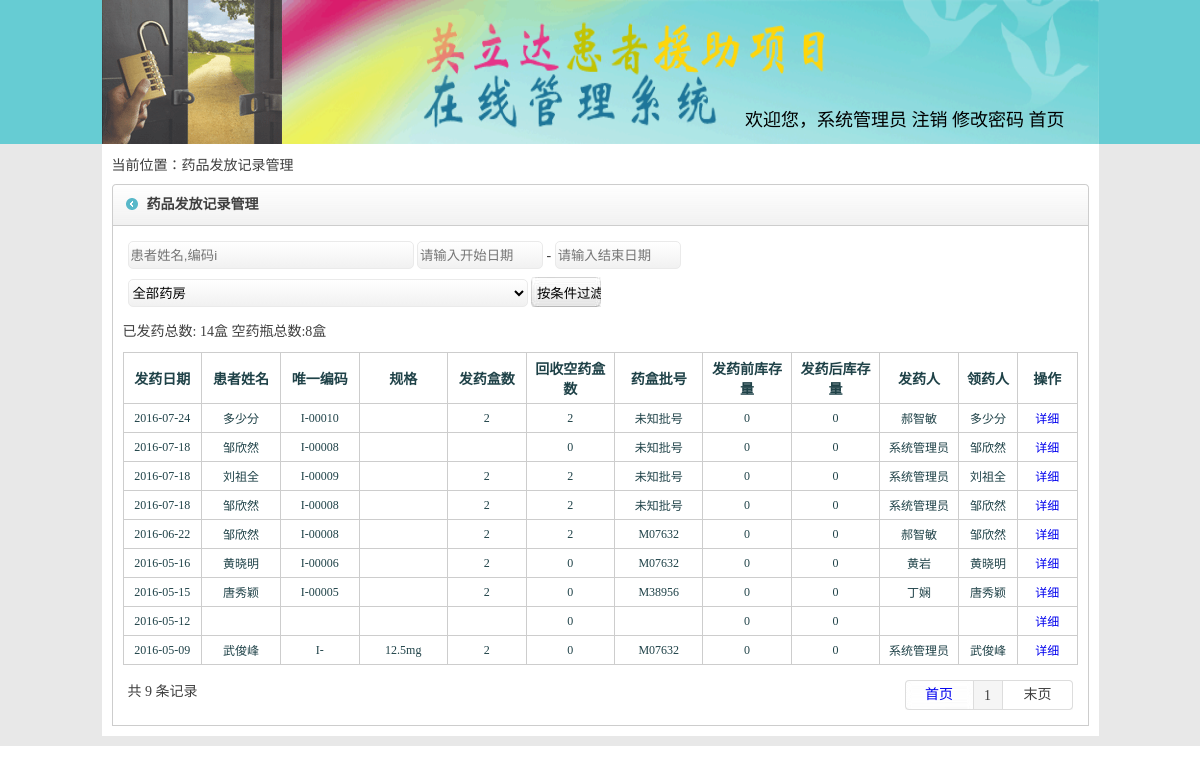
The page /cfcfygl.php (signed in) on the database as committed earlier.
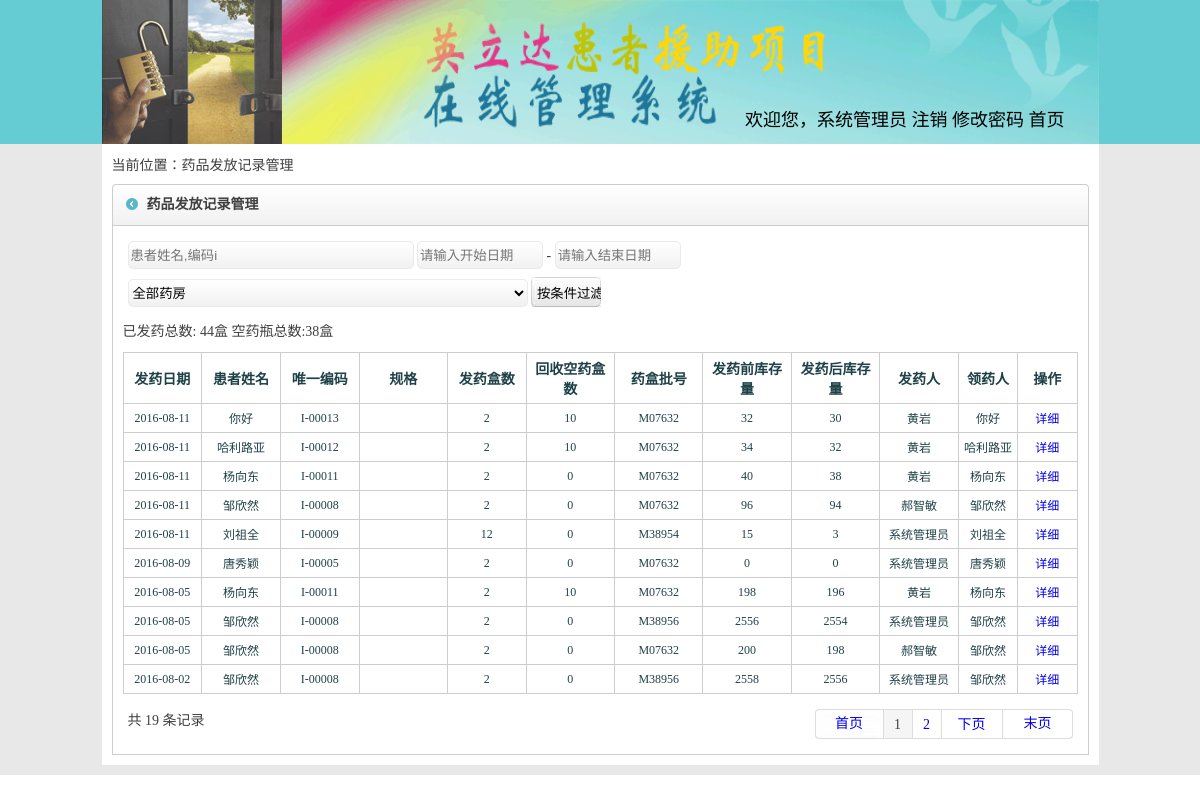
The same page on the database as committed later.
### tables this page shows
CREATE TABLE `zyff` (
  `id` int(100) NOT NULL,
  `hzhid` int(100) DEFAULT NULL,
  `lycsh` varchar(100) DEFAULT NULL,
  `lyshl` varchar(100) DEFAULT NULL,
  `fyshl` varchar(100) DEFAULT NULL,
  `fyjl` varchar(100) DEFAULT NULL,
  `fyqshyl` varchar(100) DEFAULT NULL,
  `jhkpshl` varchar(100) DEFAULT NULL,
  `jhshyyyshl` varchar(100) DEFAULT NULL,
  `lyr` varchar(100) DEFAULT NULL,
  `gx` varchar(100) DEFAULT NULL,
  `lyrzhjhm` varchar(100) DEFAULT NULL,
  `rzyy` varchar(100) DEFAULT NULL,
  `zhshrzrq` varchar(100) DEFAULT NULL,
  `ygxcfyrq` varchar(100) DEFAULT NULL,
  `ygshcyyjshrq` varchar(100) DEFAULT NULL,
  `ygbcyykshrq` varchar(100) DEFAULT NULL,
  `bzh` varchar(100) DEFAULT NULL,
  `fyr` varchar(100) DEFAULT NULL,
  `yfmch` varchar(100) DEFAULT NULL,
  `fyrq` varchar(100) DEFAULT NULL,
  `ypph` varchar(100) DEFAULT NULL,
  `jhkpgg` varchar(100) DEFAULT NULL,
  `kpzht` varchar(100) DEFAULT NULL,
  `yyzht` varchar(100) DEFAULT NULL,
  `tshqk` varchar(100) DEFAULT NULL,
  `jlshjch` varchar(100) DEFAULT NULL,
  `kpdbpc` varchar(100) DEFAULT NULL,
  `yydbpc` varchar(100) DEFAULT NULL,
  `shdzhm` varchar(100) DEFAULT NULL,
  `zhjmch` varchar(100) DEFAULT NULL,
  `shouquanid` varchar(100) DEFAULT NULL,
  `hzhbzh` varchar(100) DEFAULT NULL,
  `shfyfp` varchar(100) DEFAULT NULL,
  `zfykpshl` varchar(100) DEFAULT NULL,
  `yyyf` varchar(100) DEFAULT NULL COMMENT '用药用法',
  `zyffzht` varchar(200) DEFAULT NULL,
  `pshu1` varchar(10) DEFAULT NULL,
  `pihao2` varchar(20) DEFAULT NULL,
  `pshu2` varchar(10) DEFAULT NULL
);

CREATE TABLE `hzh` (
  `id` int(100) NOT NULL,
  `shqid` varchar(100) DEFAULT NULL,
  `hzhid` varchar(100) DEFAULT NULL,
  `shqzht` varchar(100) NOT NULL DEFAULT '录入中' COMMENT '审核状态 -审核,审核通过,代办入组,入组,出组,锁定,解锁,停止申请,拒绝',
  `hzhxm` varchar(100) DEFAULT NULL,
  `zhjlx` varchar(100) DEFAULT NULL,
  `zhjhm` varchar(100) DEFAULT NULL,
  `shqbzh` varchar(100) DEFAULT NULL,
  `shhdchshftg` varchar(100) DEFAULT NULL,
  `shqyy` varchar(100) DEFAULT NULL,
  `shhyj` varchar(100) DEFAULT NULL,
  `rzyy` varchar(100) DEFAULT NULL,
  `zhzhyy` varchar(100) DEFAULT NULL,
  `zhzhzhdysh` varchar(100) DEFAULT NULL,
  `hzhtxdzh` varchar(100) DEFAULT NULL,
  `hzhshj` varchar(100) DEFAULT NULL,
  `dylxrdh` varchar(100) DEFAULT NULL,
  `derlxrdh` varchar(100) DEFAULT NULL,
  `zhdlx` varchar(100) DEFAULT NULL,
  `hzhhj` varchar(100) DEFAULT NULL,
  `hzhjtrk` varchar(100) DEFAULT NULL,
  `jtnshr` varchar(100) DEFAULT NULL,
  `rjshr` varchar(100) DEFAULT NULL,
  `cblx` varchar(100) DEFAULT NULL,
  `cbdqsheng` varchar(100) DEFAULT NULL,
  `jzhlx` varchar(100) DEFAULT NULL,
  `mrchzrq` varchar(100) DEFAULT NULL,
  `jzhyp` varchar(100) DEFAULT NULL,
  `ypgg` varchar(100) DEFAULT NULL,
  `ypyl` varchar(100) DEFAULT NULL,
  `shcyyshj` varchar(100) DEFAULT NULL,
  `xmshqbtxrq` varchar(100) DEFAULT NULL,
  `chcshhrq` varchar(100) DEFAULT NULL,
  `dbrzshxshj` varchar(100) DEFAULT NULL,
  `zhshrzshj` varchar(100) DEFAULT NULL,
  `ygshcyyrq` varchar(100) DEFAULT NULL,
  `lyyf` varchar(100) DEFAULT NULL,
  `hzhxb` varchar(100) DEFAULT '',
  `hzhchshrq` varchar(100) DEFAULT NULL,
  `cbdqshi` varchar(100) DEFAULT NULL,
  `cbdqqu` varchar(100) DEFAULT NULL,
  `hzhchzrq` varchar(100) DEFAULT NULL,
  `hzhchzyy` varchar(100) DEFAULT NULL,
  `djrq` varchar(100) DEFAULT NULL,
  `djr` varchar(100) DEFAULT NULL,
  `wshshq` varchar(100) DEFAULT NULL,
  `shhxcl` varchar(100) DEFAULT NULL,
  `jjrq` varchar(100) DEFAULT NULL,
  `tzhrq` varchar(100) DEFAULT NULL,
  `jjxxshm` text,
  `erqshq` varchar(100) DEFAULT NULL,
  `dslxrdh` varchar(100) DEFAULT NULL,
  `hzhnshr` varchar(100) DEFAULT NULL,
  `yxyaoname` varchar(100) DEFAULT '' COMMENT '一线药品名称',
  `chiguonum` varchar(100) DEFAULT '' COMMENT '服用过的药量',
  `ruzhunum` varchar(100) DEFAULT '' COMMENT '入组编码',
  `shfs` varchar(100) DEFAULT '' COMMENT '协管员审核方式',
  `bikaos` varchar(100) DEFAULT '' COMMENT '协管员未答复或延迟答复的原因',
  `shenhetime` varchar(100) DEFAULT '' COMMENT '协管员核实时间',
  `dylxrxm` varchar(100) DEFAULT NULL,
  `dylxrgx` varchar(100) DEFAULT NULL,
  `derlxrxm` varchar(100) DEFAULT NULL,
  `derlxrgx` varchar(100) DEFAULT NULL,
  `dslxrxm` varchar(100) DEFAULT NULL,
  `dslxrgx` varchar(100) DEFAULT NULL
);

### cfcfygl.php (the view, shortened to what the changed rows need)
<?php session_start();
$pagesize = 10;
$url = $_SERVER["REQUEST_URI"];
$url = parse_url($url);
$url[query] = preg_replace("/page=(\d+)&/", "", $url[query]);
$url[query] = preg_replace("/&page=(\d+)/", "", $url[query]);
$url[query] = preg_replace("/page=(\d+)/", "", $url[query]);
if ($url[query] != "undefined" && $url[query] != "") {
    $url = $url[path] . "?" . $url[query] . "&";
} else {
    $url = $url[path] . "?";
}
if ($guanjiancisql == "") {
    $numq = mysql_query("SELECT * FROM `zyff` where `tshqk`='0'");
} else {
    $numq = mysql_query("SELECT * FROM `zyff` where `tshqk`='0' and " . $guanjiancisql);
}
$num = mysql_num_rows($numq);
$pagenum = ceil($num / $pagesize);
$zshsql = "SELECT SUM(fyshl),SUM(jhkpshl) FROM `zyff` where `tshqk`='0'";
$zsh = mysql_query($zshsql);
while ($zshRecord = mysql_fetch_array($zsh)) {
    $zshjs = $zshRecord[0];
    $jhkpshl = $zshRecord[1];
}
include('spap_head.php');
?>
<div class="main"><?php  ?>
    <div class="insmain">
        <div class="inwrap flt top">
            <br/>
            <div class="insinsins"> <span>
          已发药总数: <?php echo $zshjs; ?>盒&nbsp;空药瓶总数:<?php echo $jhkpshl; ?>盒
          </span></div>
            <table width="100%" border="0" cellpadding="5" cellspacing="1" bgcolor="#cdcdcd">
                <?php
                $sql = "select * from `zyff` where `tshqk`='0'";
                $sql .= " order by id DESC limit $page $pagesize ";
                $Query_ID = mysql_query($sql);
                while ($Record = mysql_fetch_array($Query_ID)) {
                    echo "<tr style=\"color:#1f4248; font-size:12px;\">";
                    echo "<td align=\"center\" bgcolor=\"#FFFFFF\">" . $Record[20] . "</td>";
                    $hzhsql = "select `hzhid`,`hzhxm`,`hzhshj`,`ypgg`,`jzhlx` from `hzh` where `id`='" . $Record[1] . "'";
                    $hzhQuery_ID = mysql_query($hzhsql);
                    $hashaz = false;
                    while ($hzhRecord = mysql_fetch_array($hzhQuery_ID)) {
                    	$hashaz = true;
                        echo "<td align=\"center\" bgcolor=\"#FFFFFF\">" . $hzhRecord[1] . "</td>";
                        echo "<td align=\"center\" bgcolor=\"#FFFFFF\">I-" . $hzhRecord[0] . "</td>";
                        echo "<td align=\"center\" bgcolor=\"#FFFFFF\">" . $hzhRecord[3] . "</td>";
                    }
                    if( empty($hashaz)){
                    	echo "<td align=\"center\" bgcolor=\"#FFFFFF\"></td>";
                    	echo "<td align=\"center\" bgcolor=\"#FFFFFF\"></td>";
                    	echo "<td align=\"center\" bgcolor=\"#FFFFFF\"></td>";
                    }
                    echo "<td align=\"center\" bgcolor=\"#FFFFFF\">" . $Record[4] . "</td>";
                    echo "<td align=\"center\" bgcolor=\"#FFFFFF\">";
                    if ($Record[7] != "") {
                        echo $Record[7];
                    } else {
                        echo "0";
                    }
                    echo "</td>";
                    echo "<td align=\"center\" bgcolor=\"#FFFFFF\">" . $Record[21] . "</td>";
                    if($Record[6]<0 || empty($Record[6])){
                        $fyqshyl=0;
                    }else{
                        $fyqshyl=$Record[6];
                    }
                    echo "<td align=\"center\" bgcolor=\"#FFFFFF\">" . $fyqshyl . "</td>";
                    if($Record[6]-$Record[4]< 0){
                        $fyhshyl = 0;
                    }else{
                        $fyhshyl = $Record[6]-$Record[4];
                    }
                    echo "<td align=\"center\" bgcolor=\"#FFFFFF\">" . $fyhshyl . "</td>";
                    echo "<td align=\"center\" bgcolor=\"#FFFFFF\">";
                    echo $Record[18];
                    echo "</td>";
                    echo "<td align=\"center\" bgcolor=\"#FFFFFF\"> $Record[9]</td>";
                    echo "<td align=\"center\" bgcolor=\"#FFFFFF\"><a href=\"cfcyshfyxq.php?id=" . $Record[0] . "\">详细</a></td>";
                    echo "</tr>";
                }
                ?>
            </table>
            <table width="100%" border="0" cellspacing="0" cellpadding="5" class="top">
                <tr>
                    <td>
                        <?php
                        include('pagefy.php');
                        ?>
                    </td>
                </tr>
            </table>
        </div>
    </div>
</div>
</div><?php  ?>
</body>
</html>

### pagefy.php (shortened to what the changed rows need)
<?php
          if($num ){
           if($pageval==""&&$pageval<=1)$pageval=1;
          echo "共 $num 条记录  ";
          echo "<div class=\"pageright\">
                        <ul>
                        <li class=\"uppage\">";
          if($pageval-1<=0){ echo "<a href=".$url."page=1>首页</a></li> ";}
          else{ echo "<a href=".$url."page=1>首页</a></li> <li style=\"width:60px;\"><a href=".$url."page=".($pageval-1).">上一页</a>";}
if($pageval<9){
  if($pagenum<10){
  $fyzsh=$pagenum;
  }else{
  $fyzsh=10;
  }
  for($i=1;$i<=$fyzsh;$i++){
    if($pageval==$i){echo " <li class=\"this\">".$pageval."</li> ";}
    else{echo " <li><a href=".$url."page=$i>$i</a></li> ";}
  }
}
          if($pageval+1>$pagenum) echo "<li class=\"downpage\">末页</li>";
          if($pageval!=$pagenum){ echo "<li style=\"width:60px;\"><a href=".$url."page=".($pageval+1).">下页</a></li>  <li class=\"downpage\"><a href=".$url."page=".($pagenum).">末页</a></li>";}
          echo "</ul>
                      </div>";
          }
?>

Rows that differ between the two databases and show on the page:
no longer on this page (row unchanged): zyff: fyrq "2016-07-24", fyshl "2", jhkpshl "2", ypph "未知批号", fyqshyl "0", fyr "郝智敏", lyr "多少分"
no longer on this page (row unchanged): hzh: hzhxm "多少分", hzhid "00010", shown under "2016-07-24"
no longer on this page (row unchanged): zyff: fyrq "2016-07-18", jhkpshl "0", ypph "未知批号", fyqshyl "0", fyr "系统管理员", lyr "邹欣然", hzh (hzhxm "邹欣然", hzhid "00008")
no longer on this page (row unchanged): zyff: fyrq "2016-07-18", fyshl "2", jhkpshl "2", ypph "未知批号", fyqshyl "0", fyr "系统管理员", lyr "刘祖全", hzh (hzhxm "刘祖全", hzhid "00009")
no longer on this page (row unchanged): zyff: fyrq "2016-07-18", fyshl "2", jhkpshl "2", ypph "未知批号", fyqshyl "0", fyr "系统管理员", lyr "邹欣然", hzh (hzhxm "邹欣然", hzhid "00008")
no longer on this page (row unchanged): zyff: fyrq "2016-06-22", fyshl "2", jhkpshl "2", ypph "M07632", fyqshyl "0", fyr "郝智敏", lyr "邹欣然", hzh (hzhxm "邹欣然", hzhid "00008")
no longer on this page (row unchanged): zyff: fyrq "2016-05-16", fyshl "2", ypph "M07632", fyqshyl "0", fyr "黄岩", lyr "黄晓明"
no longer on this page (row unchanged): hzh: hzhxm "黄晓明", hzhid "00006", shown under "2016-05-16"
no longer on this page (row unchanged): zyff: fyrq "2016-05-15", fyshl "2", ypph "M38956", fyqshyl "0", fyr "丁娴", lyr "唐秀颖", hzh (hzhxm "唐秀颖", hzhid "00005")
no longer on this page (row unchanged): zyff: fyrq "2016-05-12", fyqshyl "0", fyhshyl "0"
no longer on this page (row unchanged): zyff: fyrq "2016-05-09", fyshl "2", ypph "M07632", fyqshyl "0", fyr "系统管理员", lyr "武俊峰"
no longer on this page (row unchanged): hzh: hzhxm "武俊峰", ypgg "12.5mg", shown under "2016-05-09"
added zyff: fyrq "2016-08-11", fyshl "2", jhkpshl "10", ypph "M07632", fyqshyl "32", fyhshyl "30", fyr "黄岩", lyr "你好"
added hzh: hzhxm "你好", hzhid "00013", shown under "2016-08-11"
added zyff: fyrq "2016-08-11", fyshl "2", jhkpshl "10", ypph "M07632", fyqshyl "34", fyhshyl "32", fyr "黄岩", lyr "哈利路亚"
added hzh: hzhxm "哈利路亚", hzhid "00012", shown under "2016-08-11"
added zyff: fyrq "2016-08-11", fyshl "2", jhkpshl "0", ypph "M07632", fyqshyl "40", fyhshyl "38", fyr "黄岩", lyr "杨向东"
added hzh: hzhxm "杨向东", hzhid "00011"
added zyff: fyrq "2016-08-11", fyshl "2", jhkpshl "0", ypph "M07632", fyqshyl "96", fyhshyl "94", fyr "郝智敏", lyr "邹欣然", hzh (hzhxm "邹欣然", hzhid "00008")
added zyff: fyrq "2016-08-11", fyshl "12", jhkpshl "0", ypph "M38954", fyqshyl "15", fyhshyl "3", fyr "系统管理员", lyr "刘祖全", hzh (hzhxm "刘祖全", hzhid "00009")
added zyff: fyrq "2016-08-09", fyshl "2", jhkpshl "0", ypph "M07632", fyqshyl "0", fyr "系统管理员", lyr "唐秀颖", hzh (hzhxm "唐秀颖", hzhid "00005")
added zyff: fyrq "2016-08-05", fyshl "2", jhkpshl "10", ypph "M07632", fyqshyl "198", fyhshyl "196", fyr "黄岩", lyr "杨向东"
added zyff: fyrq "2016-08-05", fyshl "2", jhkpshl "0", ypph "M38956", fyqshyl "2556", fyhshyl "2554", fyr "系统管理员", lyr "邹欣然", hzh (hzhxm "邹欣然", hzhid "00008")
added zyff: fyrq "2016-08-05", fyshl "2", jhkpshl "0", ypph "M07632", fyqshyl "200", fyhshyl "198", fyr "郝智敏", lyr "邹欣然", hzh (hzhxm "邹欣然", hzhid "00008")
added zyff: fyrq "2016-08-02", fyshl "2", jhkpshl "0", ypph "M38956", fyqshyl "2558", fyhshyl "2556", fyr "系统管理员", lyr "邹欣然", hzh (hzhxm "邹欣然", hzhid "00008")
Other text that changed with them:
$zshjs: "14" → "44"
$jhkpshl: "8" → "38"
$num: "9" → "19"
new list line: "2"
text now shown: "下页"
